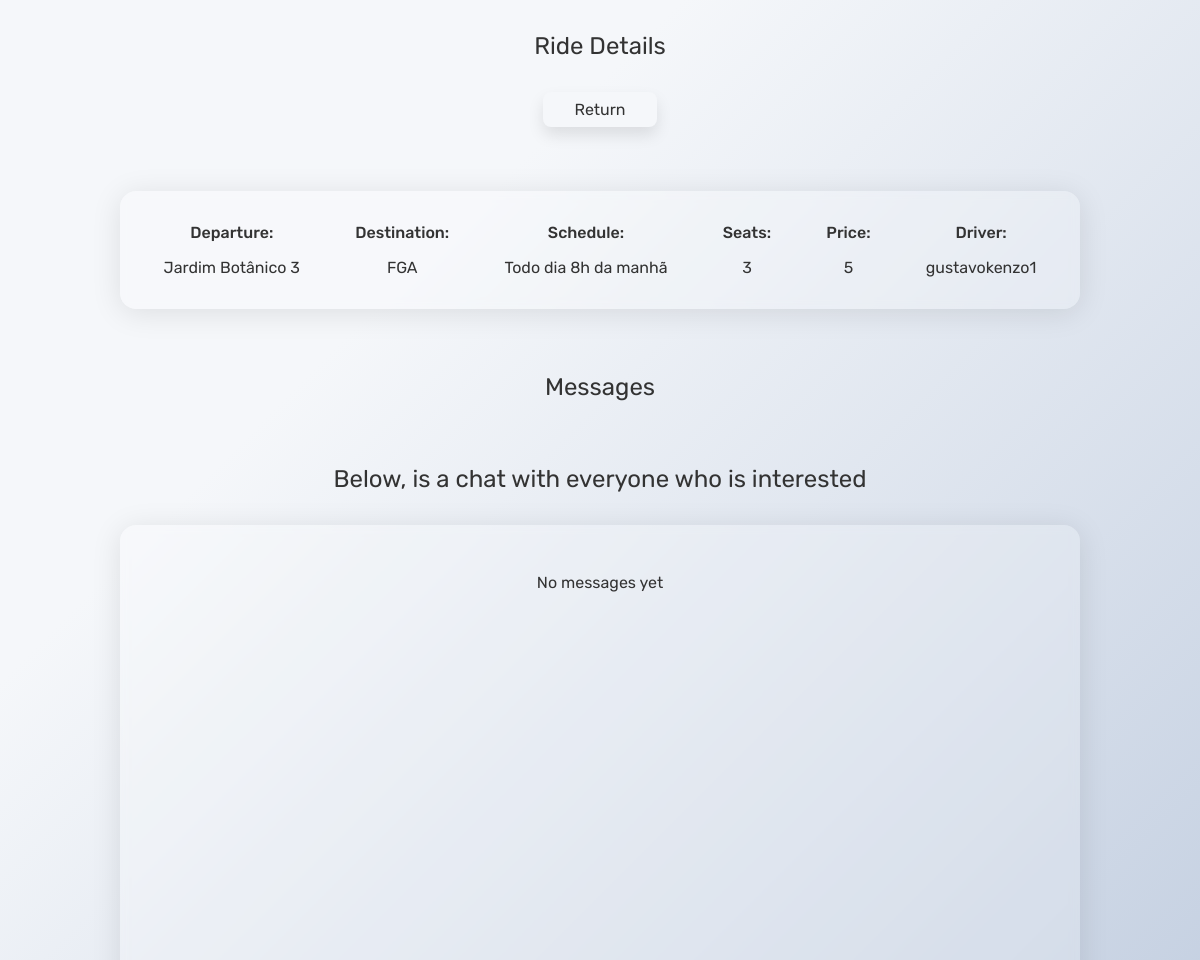
The app's page /ride/2 (signed in, upper part), older data.
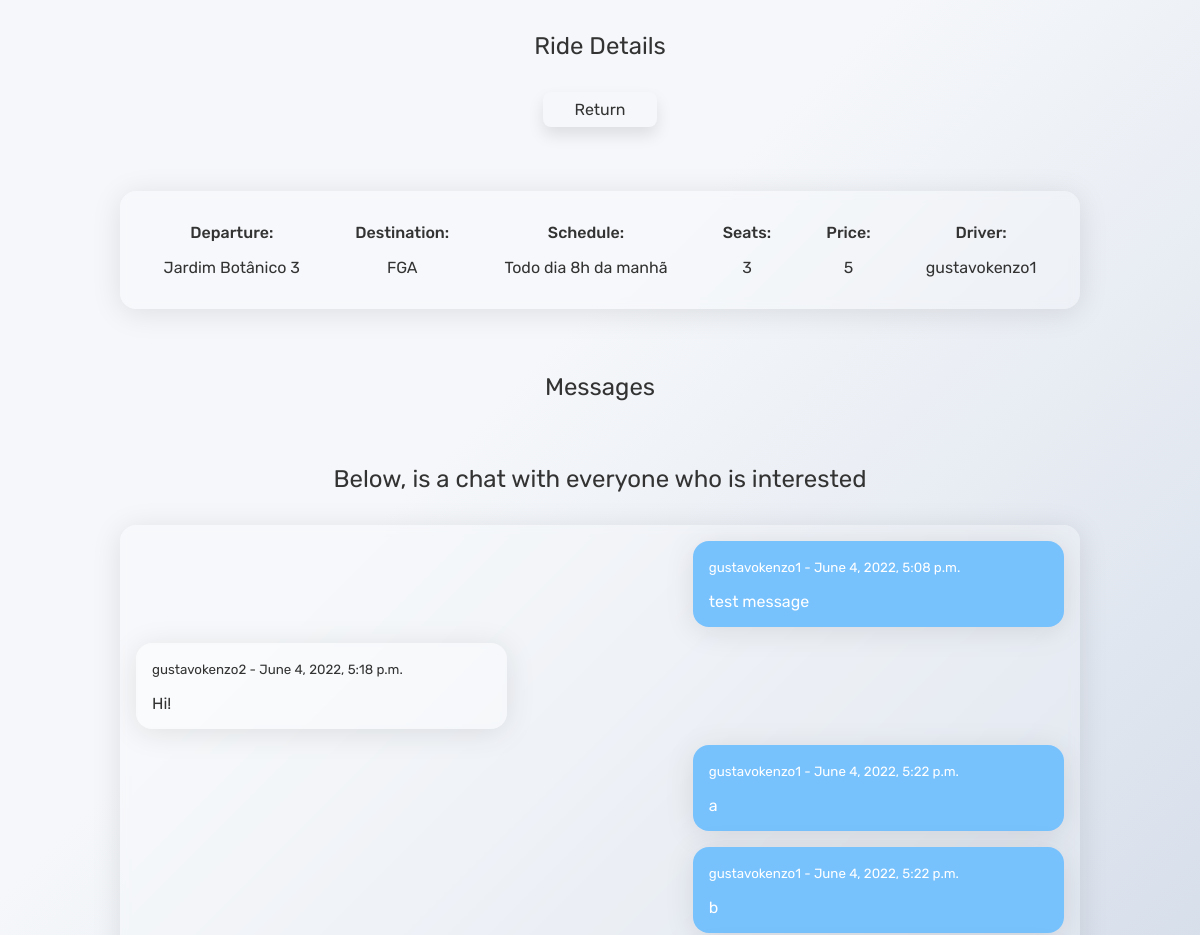
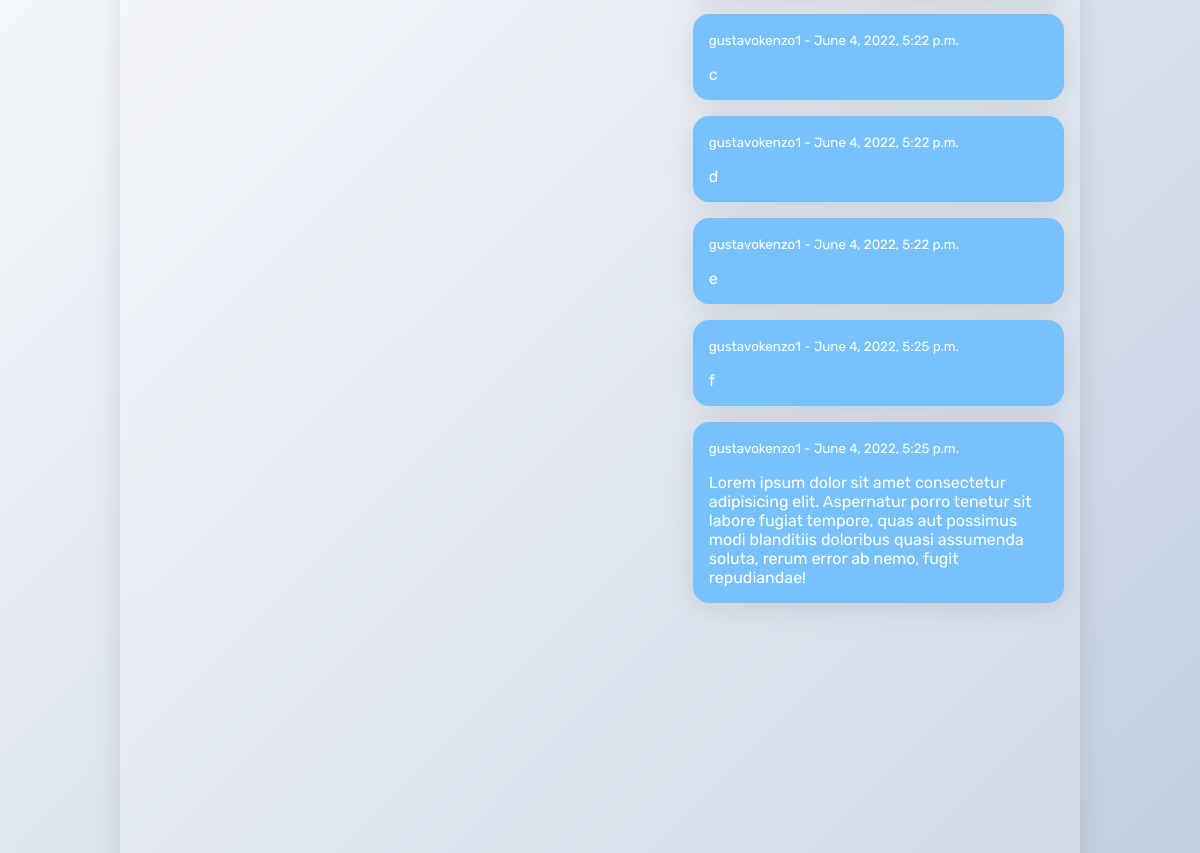
The same page, newer data (2 pictures, top to bottom).
### ride/models.py (models this page shows, shortened)
class Message(models.Model):
    sender = models.ForeignKey(
        User, on_delete=models.CASCADE, related_name='sender')
    receiver = models.ForeignKey(
        User, on_delete=models.CASCADE, related_name='receiver')
    ride = models.ForeignKey(Ride, on_delete=models.CASCADE)
    message = models.CharField(max_length=100)
    created_at = models.DateTimeField(auto_now_add=True)

class User(AbstractUser):
    pass

### ride/views.py (the view)
# urls.py: path('ride/<int:ride_id>', views.ride_details, name='ride_details'),
def ride_details(request, ride_id):
    if not request.user.is_authenticated:
        return HttpResponseRedirect('/')
    ride = Ride.objects.get(id=ride_id)
    passengers = [passenger.username for passenger in ride.passengers.all()]
    messages = Message.objects.filter(ride=ride)
    interested = ride.interested.all()
    confirmed = ride.passengers.all()
    return render(request, 'ride/ride_details.html', {
        "ride": ride,
        "passengers": passengers,
        "messages": messages,
        "interested": interested,
        "confirmed": confirmed
    })

### ride/templates/ride/ride_details.html (shortened to what this page needs)
{% extends "ride/layout.html" %}
{% block body %}
<div class="container">
  <h2 style="margin-top: 2rem">Ride Details</h2>
  <a href="/rides">
    <button style="margin-bottom: 2rem; margin-top: 2rem">Return</button>
  </a>
  <div class="details">
    <div class="detailsItem">
      <div class="detailsTitle">Departure:</div>
      {{ride.departure}}
    </div>
    <div class="detailsItem">
      <div class="detailsTitle">Destination:</div>
      {{ride.destination}}
    </div>
    <div class="detailsItem">
      <div class="detailsTitle">Schedule:</div>
      {{ride.schedule}}
    </div>
    <div class="detailsItem">
      <div class="detailsTitle">Seats:</div>
      {{ride.seats}}
    </div>
    <div class="detailsItem">
      <div class="detailsTitle">Price:</div>
      {{ride.price}}
    </div>
    <div class="detailsItem">
      <div class="detailsTitle">Driver:</div>
      {{ride.driver}}
    </div>
  </div>
  <h2 style="margin-bottom: 2rem; margin-top: 2rem">Messages</h2>
  <h2 style="margin: 2rem;">Below, is a chat with everyone who is interested</h2>
  <div class="messages">
    <div class="allMessages">
      {% if messages %}
        {% for message in messages %}
          {% if message.sender == request.user %}
            <div class="message-right">
              <small>{{ message.sender }} - {{ message.created_at }} </small>
              <div class="messageText-right">{{message.message}}</div>
            </div>
          {% else %}
            <div class="message-left">
              <small>{{ message.sender }} - {{ message.created_at }} </small>
              <div class="messageText-left">{{message.message}}</div>
            </div>
          {% endif %}
        {% endfor %}
      {% else %}
      <p style="margin-top: 2rem">No messages yet</p>
      {% endif %}
    </div>
  </div>
</div>
{% endblock %}

Row changes from the older to the newer data that the page shows:
added Message: sender "gustavokenzo1", created_at "June 4, 2022, 5:08 p.m.", message "test message"
added Message: sender "gustavokenzo2", created_at "June 4, 2022, 5:18 p.m.", message "Hi!"
added Message: sender "gustavokenzo1", created_at "June 4, 2022, 5:22 p.m.", message "a"
added Message: sender "gustavokenzo1", created_at "June 4, 2022, 5:22 p.m.", message "b"
added Message: sender "gustavokenzo1", created_at "June 4, 2022, 5:22 p.m.", message "c"
added Message: sender "gustavokenzo1", created_at "June 4, 2022, 5:22 p.m.", message "d"
added Message: sender "gustavokenzo1", created_at "June 4, 2022, 5:22 p.m.", message "e"
added Message: sender "gustavokenzo1", created_at "June 4, 2022, 5:25 p.m.", message "f"
added Message: sender "gustavokenzo1", created_at "June 4, 2022, 5:25 p.m.", message "Lorem ipsum dolor sit amet consectetur adipisicing elit. Aspernatur porro tenetur sit labore fugiat tempore, quas aut possimus modi blanditiis doloribus quasi assumenda soluta, rerum error ab nemo, fugit repudiandae!"
Text that changed along with them:
text no longer shown: "No messages yet"
